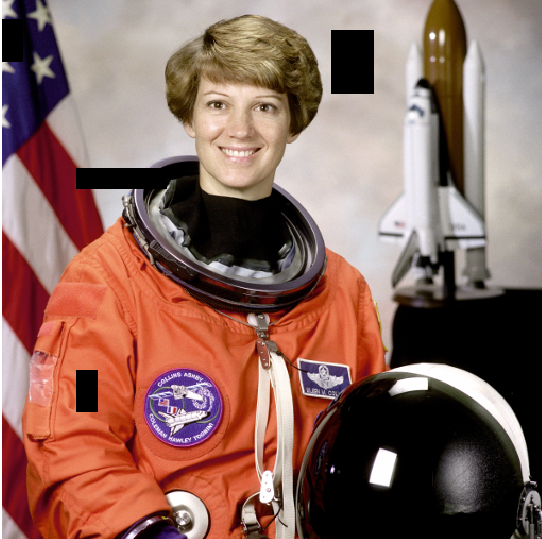
#> input picture chapter_3/images/damaged_astronaut.png, 542 x 539 px
$ python restore_image.py   (older library calls are emulated)
#> lines starting #> are read from the running program, lines starting #| are printed output that depends on the picture; after the words box and inside, x2 and y2 are one past the last pixel; in counts of white or black regions, pixels touching at a corner belong together
### chapter_3/utils.py
from matplotlib import pyplot as plt
import numpy as np


# [11 lines left out: functions show_image, show_histogram, not called in this run]


def get_mask(image):
    mask = np.zeros(image.shape[:-1])
    mask[101:106, 0:240] = 1

    mask[152:154, 0:60] = 1
    mask[153:155, 60:100] = 1
    mask[154:156, 100:120] = 1
    mask[155:156, 120:140] = 1
    mask[212:217, 0:150] = 1
    mask[217:222, 150:256] = 1
    return mask

### chapter_3/restore_image.py
from matplotlib import pyplot as plt
from skimage.restoration import inpaint
from utils import show_image, get_mask

image = plt.imread('images/damaged_astronaut.png')
#> image is the input picture: shape (539, 542, 4) float32; mean R, G, B, A 0.541, 0.402, 0.366, 0.996

mask = get_mask(image)
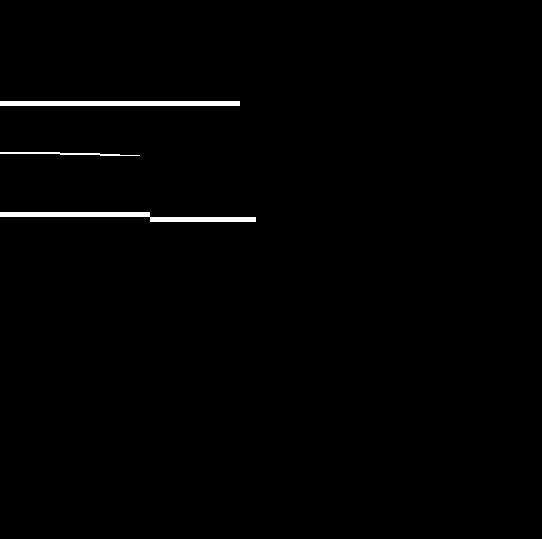
#> mask: shape (539, 542) float64; values 0 (black) and 1 (white), 0.94% white; 3 white regions, box (x1, y1, x2, y2) and area: (0, 212, 256, 222) 1280, (0, 101, 240, 106) 1200, (0, 152, 140, 156) 260

#> (the run stopped early here; a loop or call above may not have finished)

$ run again, with chapter_3/images/chinese.jpg saved as chapter_3/images/damaged_astronaut.png
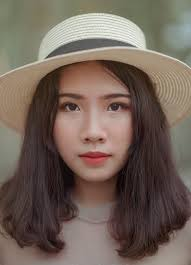
#> input picture chapter_3/images/chinese.jpg, 191 x 265 px
#> image is the input picture: shape (265, 191, 3) float32; mean R, G, B 0.45, 0.389, 0.349
#> `mask = get_mask(image)`:
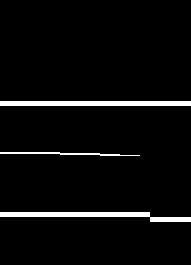
#> mask: shape (265, 191) float64; values 0 (black) and 1 (white), 4.3% white; 3 white regions, box (x1, y1, x2, y2) and area: (0, 101, 191, 106) 955, (0, 212, 191, 222) 955, (0, 152, 140, 156) 260

$ run again, with chapter_3/images/fruits_image.jpg saved as chapter_3/images/damaged_astronaut.png
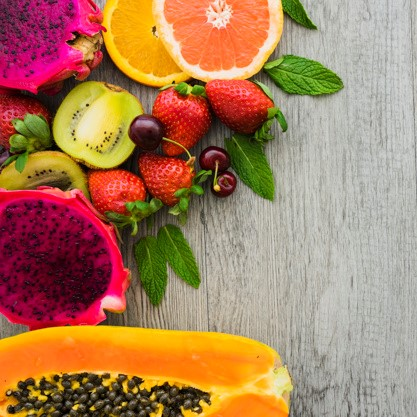
#> input picture chapter_3/images/fruits_image.jpg, 417 x 417 px
#> image is the input picture: shape (417, 417, 3) float32; mean R, G, B 0.668, 0.497, 0.368
#> `mask = get_mask(image)`:
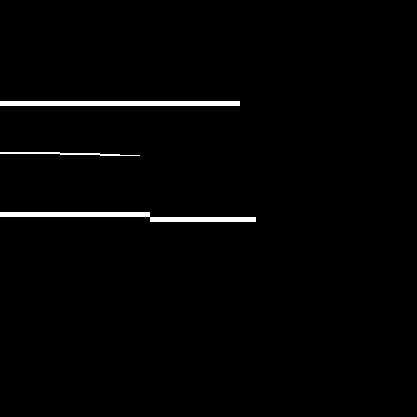
#> mask: shape (417, 417) float64; values 0 (black) and 1 (white), 1.6% white; 3 white regions, box (x1, y1, x2, y2) and area: (0, 212, 256, 222) 1280, (0, 101, 240, 106) 1200, (0, 152, 140, 156) 260
